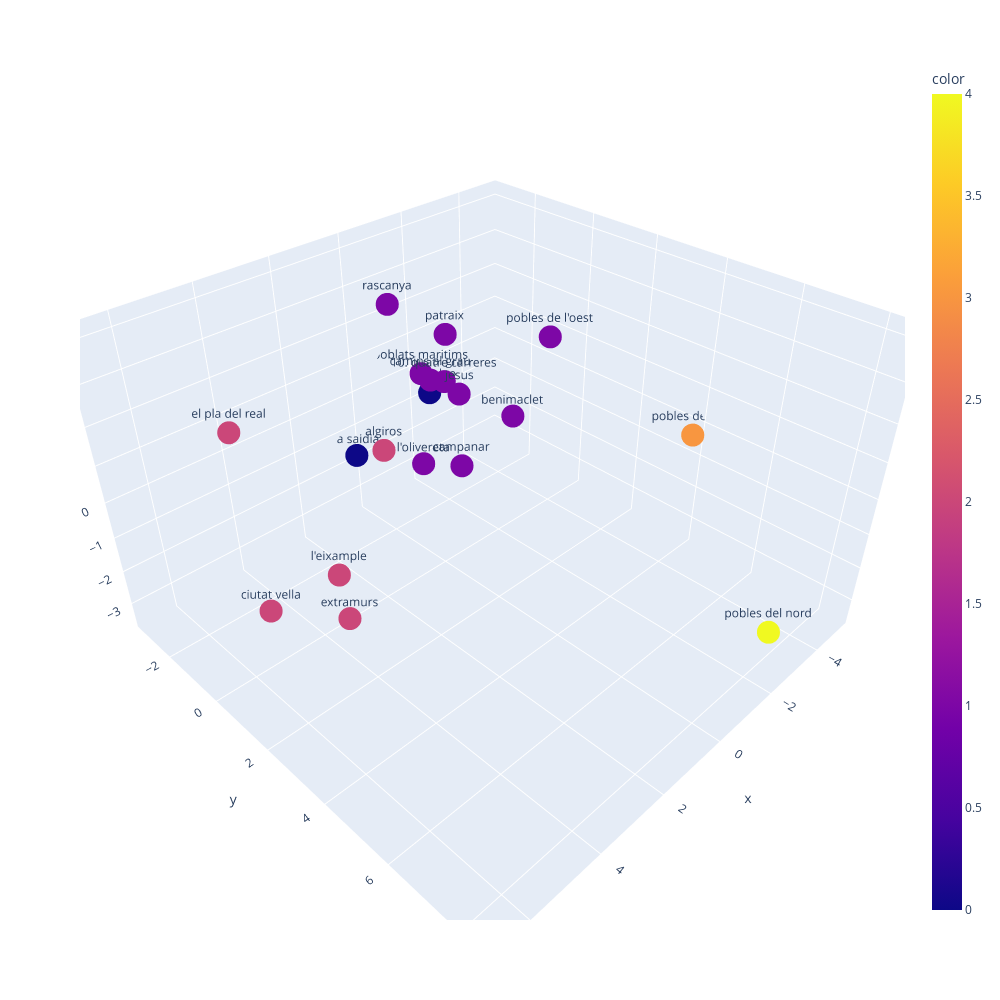

Notebook cell for this chart:
### Code cell
# Vemos que el número óptimo de clusters es 5

kmeans = KMeans(n_clusters=5)
kmeans.fit(df_scaled_completo)
df['Cluster'] = kmeans.labels_

df

# Representamos los datos en 3D (debe poder girarse, usaremos plotly). Cada punto debe mostrar su nombre (distrito) y su cluster

fig = px.scatter_3d(x=df_pca_completo[:, 0], y=df_pca_completo[:, 1], z=df_pca_completo[:, 2], text=df['Distrito'], color=df['Cluster'], width=1000, height=1000)

fig.show()

### Figure 1 — Plotly figure (JSON) as saved in the notebook; plotly's stock layout.template omitted (floating-point values rounded to 4 significant figures)
{"data": [{"hovertemplate": "x=%{x}<br>y=%{y}<br>z=%{z}<br>text=%{text}<br>color=%{marker.color}<extra></extra>", "legendgroup": "", "marker": {"color": [2, 2, 2, 1, 0, 2, 1, 1, 1, 1, 1, 1, 2, 1, 1, 0, 4, 1, 3], "coloraxis": "coloraxis", "symbol": "circle"}, "mode": "markers+text", "name": "", "scene": "scene", "showlegend": false, "text": [" ciutat vella", " l'eixample", " extramurs", " campanar", " la saidia", " el pla del real", " l'olivereta", " patraix", " jesus", "10. quatre carreres", " poblats maritims", " camins al grau", " algiros", " benimaclet", " rascanya", " benicalap", " pobles del nord", " pobles de l'oest", " pobles del sud"], "type": "scatter3d", "x": [4.585, 4.515, 3.363, -0.4218, 0.4187, 6.713, -1.394, -0.3808, -1.556, -1.481, -1.579, -1.203, 2.802, -1.232, -0.7301, -2.384, -1.992, -3.06, -4.982], "y": [-1.391, 1.628, 0.1736, 0.2445, -2.976, 1.991, -2.368, -0.1927, -1.025, -1.498, -2.52, -1.724, 1.28, 1.21, -2.705, -3.129, 8.384, 0.7046, 3.913], "z": [-3.488, -0.588, -3.517, -0.7743, -1.571, 4.139, -2.408, 2.726, 0.3081, 0.5182, 0.3153, 0.5817, 1.647, 0.7428, 2.538, -0.8442, -2.084, 2.024, -0.2654]}], "layout": {"coloraxis": {"colorbar": {"title": {"text": "color"}}, "colorscale": [[0, "#0d0887"], [0.1111, "#46039f"], [0.2222, "#7201a8"], [0.3333, "#9c179e"], [0.4444, "#bd3786"], [0.5556, "#d8576b"], [0.6667, "#ed7953"], [0.7778, "#fb9f3a"], [0.8889, "#fdca26"], [1, "#f0f921"]]}, "height": 1000, "legend": {"tracegroupgap": 0}, "margin": {"t": 60}, "scene": {"domain": {"x": [0, 1], "y": [0, 1]}, "xaxis": {"title": {"text": "x"}}, "yaxis": {"title": {"text": "y"}}, "zaxis": {"title": {"text": "z"}}}, "width": 1000}}
